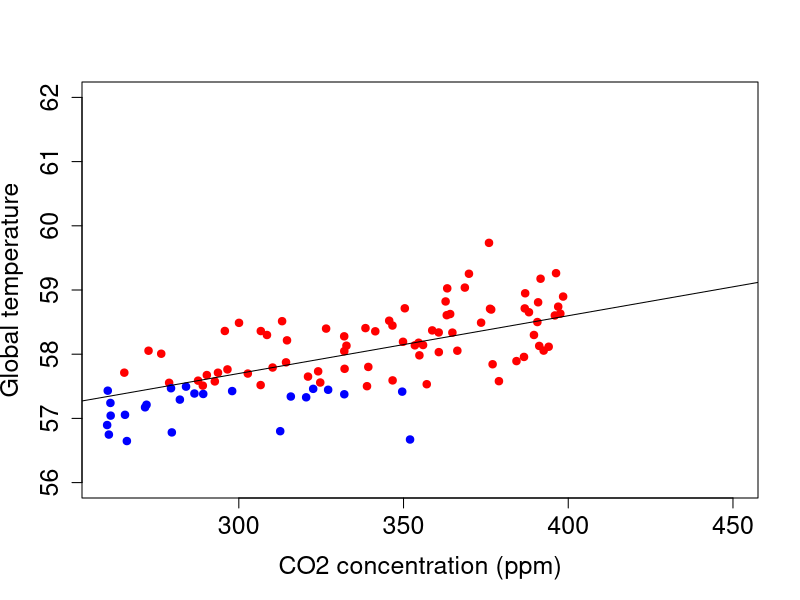
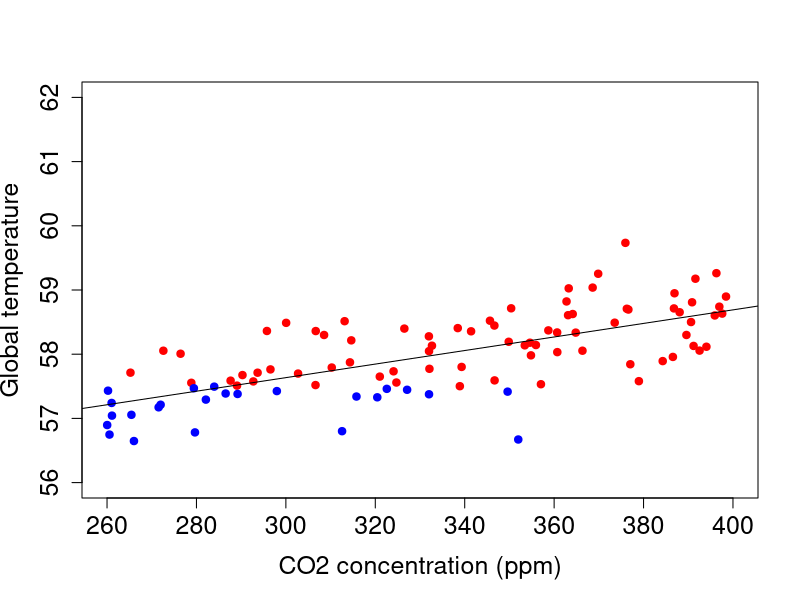
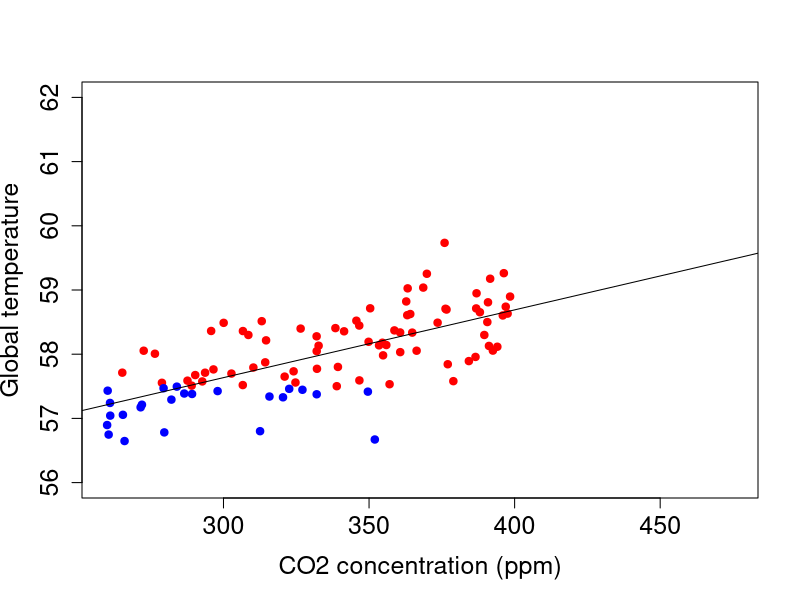
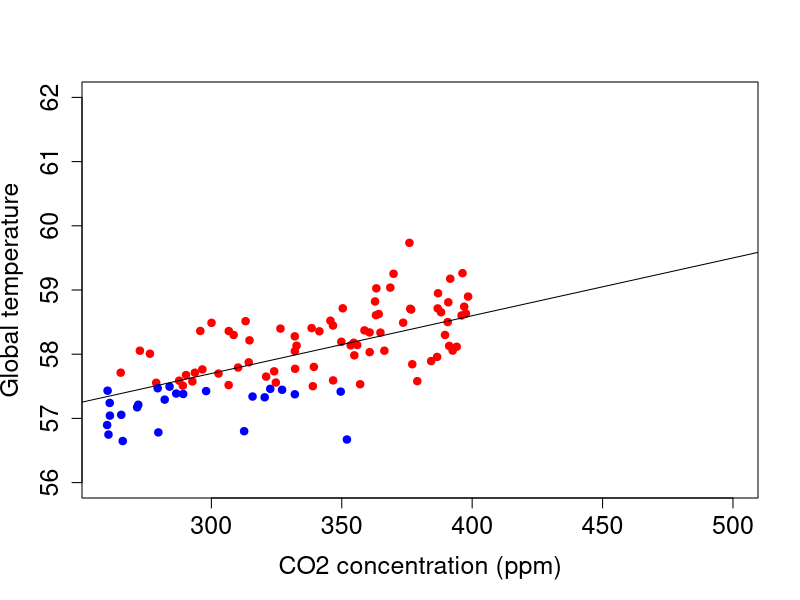
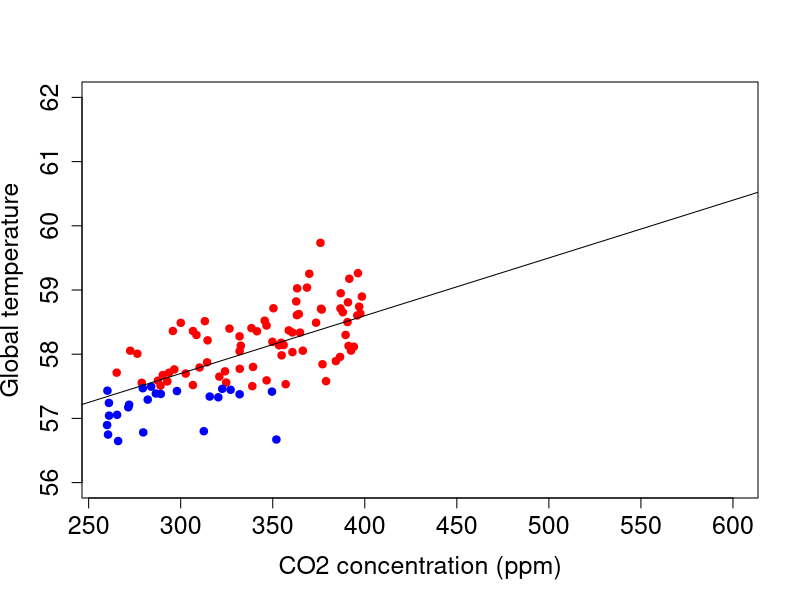
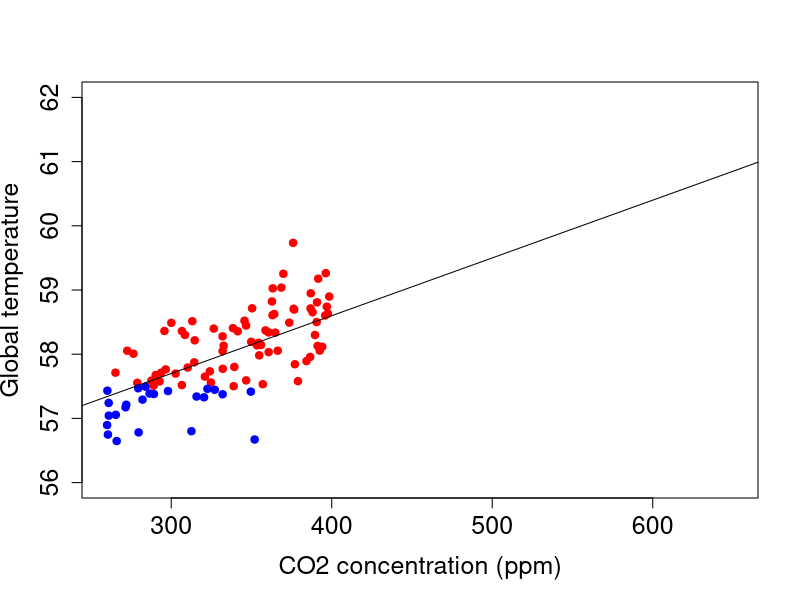
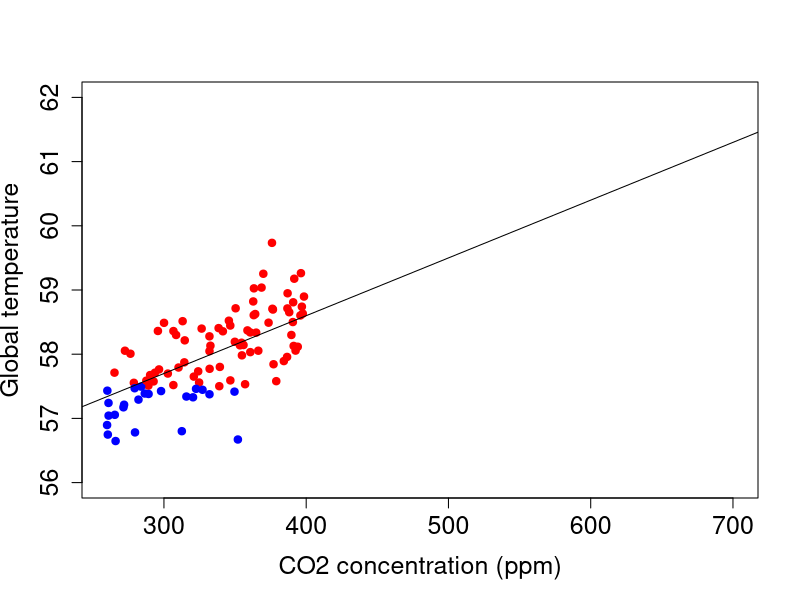
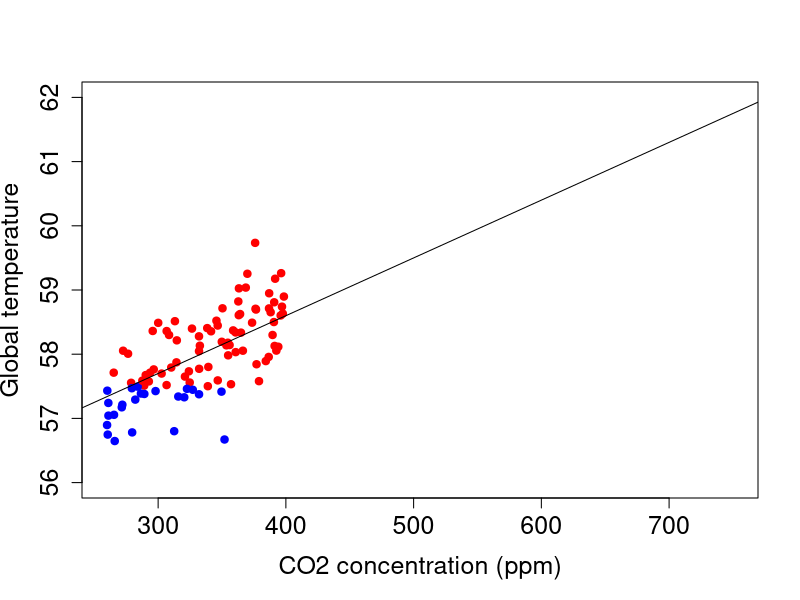

R code for these plots, in order: (Note: this script raises an error after producing the figures.)
## written by K. Garner and chatGPT, 2023
## create a plot that shows estimation
## then a gif to demonstrate the point of prediction
## the point is that we don't want to just measure what's happening now,
## we want to predict what's going to happen

# create sample data and define variables
set.seed(42) # measning of life
xmin <- 260
xmax <- 400
ymin <- 56
ymax <- 62
beta <- .009
safe <- 57.5
y_int <- 55

x <- runif(100, xmin, xmax) # CO2 concentration (ppm)
y <- y_int + beta*(x) + rnorm(100, 0, 0.5)
y_color <- ifelse(y < safe, "blue", "red")

png(filename="prediction/estimation.png", width = 600, height = 400)
plot(x, y, col = y_color, xlab = "CO2 concentration (ppm)", ylab = "Global temperature", 
     xlim = c(260, 400), ylim = c(ymin, ymax), pch=19, cex.axis = 1.5, cex.lab=1.5)

# add line of best fit
abline(lm(y ~ x), col = "black")
dev.off()
# save this plot
#dev.off()

png(filename="prediction/estimation_wextendaxis.png", width = 600, height = 400)
plot(x, y, col = y_color, xlab = "CO2 concentration (ppm)", ylab = "Global temperature", 
     xlim = c(260, 475), ylim = c(ymin, ymax), pch=19, cex.axis = 1.5, cex.lab=1.5)

# add line of best fit
abline(lm(y ~ x), col = "black")
dev.off()


# create function to update plot and save each frame for gif
create_frame <- function(x_max){
  # calculate new y values based on regression equation
  new_y <- y_int + beta*(xmin:x_max)
  # plot new data and line of best fit
  plot(x, y, col = y_color, xlab = "CO2 concentration (ppm)", ylab = "Global temperature", 
       xlim = c(xmin, x_max), ylim = c(ymin, ymax), pch=19, cex.axis = 1.5, cex.lab=1.5)
  abline(y_int, beta, col = "black")
  #lines(xmax:x_max, new_y, col = "purple")
  # save plot as png file
  filename <- paste0("prediction/frame_", x_max, ".png")
  dev.copy(png, filename, width = 600, height = 400)
  dev.off()
}

# create frames for gif
for (x_max in c(450, 500, 600, 650, 700, 750)){
  create_frame(x_max)
}

# create animated gif from saved frames
library(magick)
frames <- list.files(path= "prediction/", pattern = "frame_.*\\.png", full.names=TRUE)
frames_list <- lapply(frames, image_read)
frames_joined <- image_join(frames_list)
frames_animate <- image_animate(frames_joined, fps = 2)
frames_animate

image_write(frames_animate, "prediction/prediction_forecast.gif")
